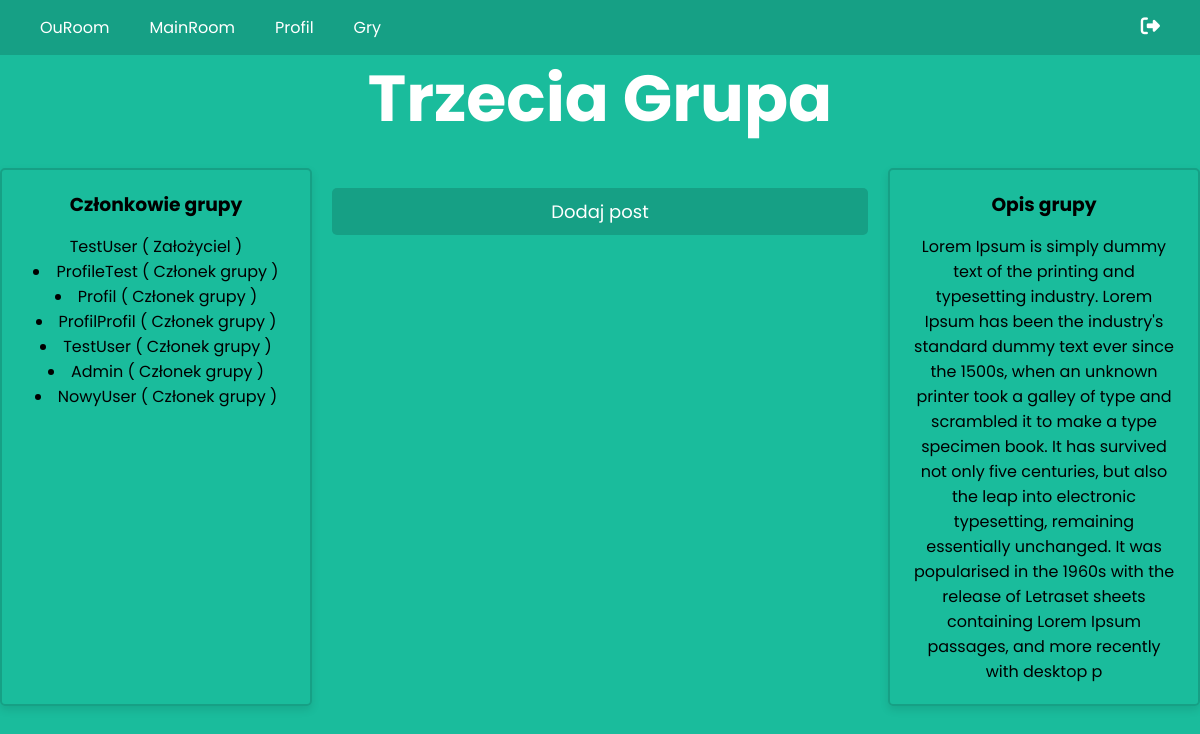
Page /ouroom/group/4 on the committed database.
### rooms/models.py (models this page shows, shortened)
class Group(models.Model):
    author = models.ForeignKey(settings.AUTH_USER_MODEL, related_name='creator_group', on_delete=models.CASCADE)
    name = models.TextField(max_length=50)
    description = models.TextField(max_length=500)

class GroupMembers(models.Model):
    group = models.ForeignKey(Group, on_delete=models.CASCADE, related_name='membership')
    user = models.ForeignKey(settings.AUTH_USER_MODEL, on_delete=models.CASCADE, related_name='group_membership')
    role = models.TextField(max_length=30, default='Członek grupy')
    time_release = models.DateTimeField(default=timezone.now)

### accounts/models.py (models this page shows)
class CustomUser(AbstractUser):
    email = models.EmailField(blank=False, null=False,unique=True)

### rooms/views.py (the view, shortened to what this page needs)
# urls.py: path('ouroom/group/<int:group_id>', views.GroupDetailView.as_view(), name='group_detail'),
class GroupDetailView(DetailView):
    model = Group
    context_object_name = 'group'
    template_name = 'rooms/group_detail.html'
    pk_url_kwarg = 'group_id'
    def get_object(self, queryset=None):
        group_id = self.kwargs.get(self.pk_url_kwarg)
        self.object = get_object_or_404(Group, id=group_id)
        return self.object
    def get_context_data(self, **kwargs):
        context = super().get_context_data(**kwargs)
        context['form'] = AddGroupMemberForm(group_id=self.object.id)
        context['members'] = GroupMembers.objects.filter(group=self.object) #Download all members
        return context

### rooms/templates/rooms/group_detail.html (shortened to what this page needs)
{% extends "rooms/mainroom.html" %}
{% block content %}
<h1>{{ object.name }}</h1>
<div class="container">
    <div class="left-container">
        <h3>Członkowie grupy</h3>
        <p>{{ object.author }} ( Założyciel )</p>
        {% for member in members %}
            <li>
            {{ member.user.username }} ( {{ member.role }} )
            </li>
        {% endfor %}
    </div>
    <div class="center-container">
        <a href="{% url 'post_new' %}" class="submit-style">Dodaj post</a>
    </div>
    <div class="right-container">
        {% if object.description %}
            <h3>Opis grupy</h3>
            <p>{{ object.description }}</p>
        {% endif %}
    </div>
</div>
{% endblock content %}

### static/css/main.css (style rules this page uses)
* { margin: 0; padding: 0; box-sizing: border-box; font-family: 'Poppins', sans-serif; }
body { background: #1abc9c; overflow: auto; display: flex; flex-direction: column; justify-content: flex-start; align-items: center; padding-top: 50px; min-height: 100vh; }
h1 { color: #fff; margin-bottom: 20px; font-size: 65px; }
p { text-align: center; margin-top: 15px; }
.submit-style { color: #fff; background: #16a085; border: none; padding: 10px; width: 100%; border-radius: 5px; cursor: pointer; font-size: 18px; text-align: center; display: inline-block; text-decoration: none; }

### rows in the picture
Group: name "Trzecia Grupa", author "TestUser", description "Lorem Ipsum is simply dummy text of the printing and typesetting industry. Lorem Ipsum has been the industry's standard dummy text ever since the 1500s, when an unknown printer took a galley of type and scrambled it to make a type specimen book. It has survived not only five centuries, but also the leap into electronic typesetting, remaining essentially unchanged. It was popularised in the 1960s with the release of Letraset sheets containing Lorem Ipsum passages, and more recently with desktop p"
GroupMembers: user.username "ProfileTest", role "Członek grupy"
GroupMembers: user.username "Profil", role "Członek grupy"
GroupMembers: user.username "ProfilProfil", role "Członek grupy"
GroupMembers: user.username "TestUser", role "Członek grupy"
GroupMembers: user.username "Admin", role "Członek grupy"
GroupMembers: user.username "NowyUser", role "Członek grupy"
